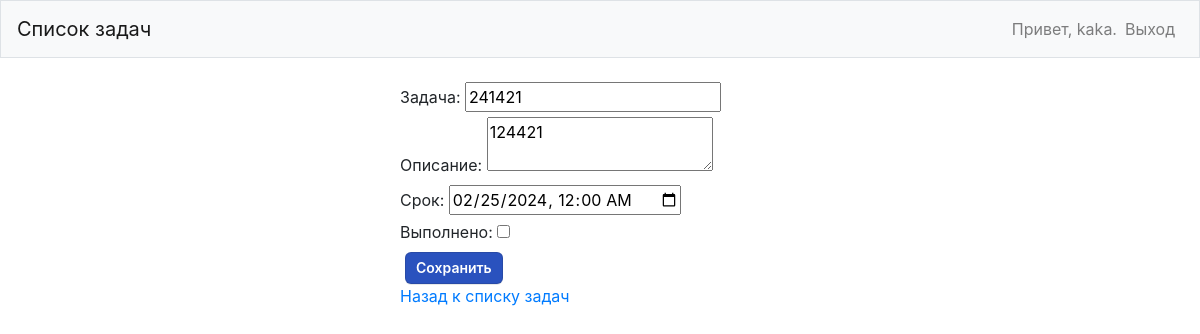
Before: /task/19/edit (signed in) with the older database file.
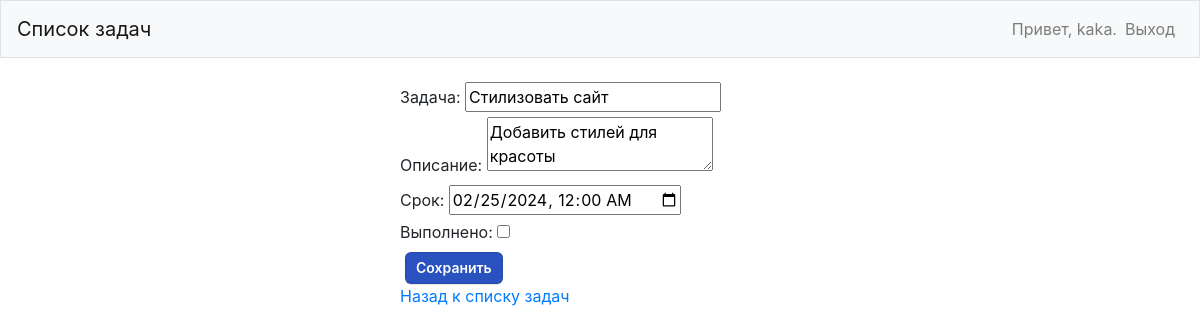
After: the same page with the newer database file.
### todoapp/models.py (models this page shows, shortened)
class Task(models.Model):
    title = models.CharField(max_length=200)
    text = models.TextField(blank=True, null=True)
    deadline = models.DateTimeField()
    completed = models.BooleanField(default=False)
    owner = models.ForeignKey(User, on_delete=models.CASCADE)
    class Meta:
        verbose_name = 'задача'
        verbose_name_plural = 'Задачи'

### todoapp/views.py (the view)
# urls.py: path('task/<int:task_id>/edit', views.edit_task, name='edit_task'),
@login_required
def edit_task(request, task_id):
    task = get_object_or_404(Task, id=task_id)
    if task.owner != request.user:
        raise Http404
    if request.method == 'POST':
        form = TaskForm(request.POST, instance=task)  # Создаем форму, используя существующий экземпляр задачи
        if form.is_valid():  # Проверяем валидность данных
            form.save()  # Сохраняем данные, если форма валидна
            return redirect('todoapp:index')  # Перенаправляем пользователя после успешного сохранения
    else:
        form = TaskForm(instance=task)  # Если это GET-запрос, используем существующие данные задачи в форме
    context = {'form': form, 'task': task}
    return render(request, 'todoapp/task_edit.html', context)

### todoapp/forms.py
class TaskForm(forms.ModelForm):
    class Meta:
        model = Task
        fields = ['title', 'text', 'deadline', 'completed']
        labels = {
            'title': 'Задача',
            'text': 'Описание',
            'deadline': 'Срок',
            'completed': 'Выполнено',
        }
        widgets = {
            'deadline': forms.DateInput(attrs={'type': 'date', 'required': False}),
            'title': forms.TextInput(attrs={'required': False, 'placeholder': 'Введите название задачи'}),
            'text': forms.Textarea(attrs={'required': False, 'placeholder': 'Введите описание задачи'}),
            'completed': forms.CheckboxInput(attrs={'required': False}),
        }

### todoapp/templates/todoapp/task_edit.html (shortened to what this page needs)
{% extends "todoapp/base.html" %}
{% block content %}
<div class="form-container">
    <form method="post">
    <div class="field">
        <label for="id_title">Задача:</label>
        <input type="text" id="id_title" name="title" value="{{ task.title }}">
    </div>
    <div class="field">
        <label for="id_text">Описание:</label>
        <textarea id="id_text" name="text">{{ task.text }}</textarea>
    </div>
    <div class="field">
        <label for="id_deadline">Срок:</label>
        <input type="datetime-local" id="id_deadline" name="deadline" value="{{ task.deadline|date:'Y-m-d\TH:i' }}">
    </div>
    <div class="field">
        <label for="id_completed">Выполнено:</label>
        <input type="checkbox" id="id_completed" name="completed" {% if task.completed %}checked{% endif %}>
    </div>
    <button type="submit" class="edit-button">Сохранить</button>
</form>
    <a href="{% url 'todoapp:index' %}" class="back-link">Назад к списку задач</a>
</div>
{% endblock content %}

Changed rows visible on the page:
changed Task: title "241421" → "Стилизовать сайт"; text "124421" → "Добавить стилей для красоты"
